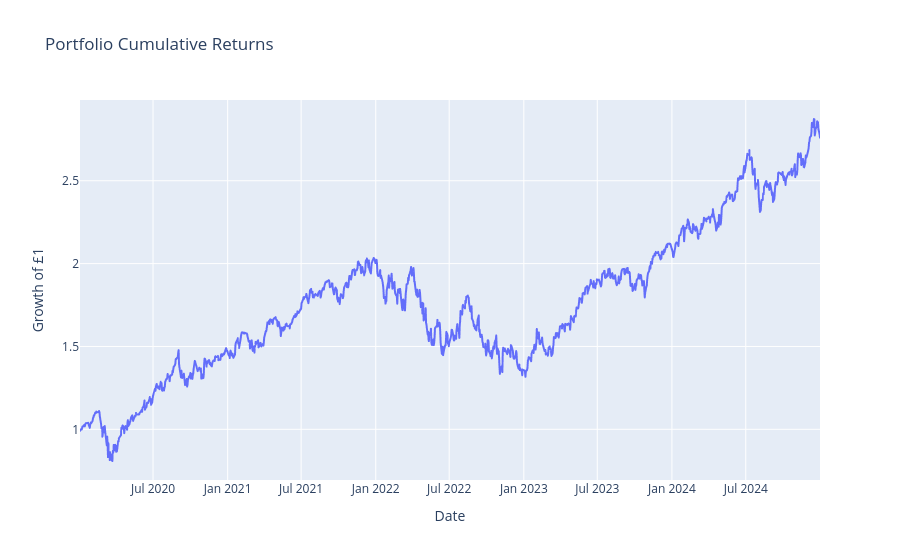

Write notebook code for a chart like this one.
### Code cell
plot_cumulative_returns(cumulative_returns).show()

### Figure 1 — Plotly figure (JSON) as saved in the notebook; plotly's stock layout.template omitted (floating-point values rounded to 4 significant figures; data arrays with more than 128 entries replaced by an {"elided": "..."} marker saying what was removed)
{"data": [{"hovertemplate": "variable=0<br>Date=%{x}<br>Growth of £1=%{y}<extra></extra>", "legendgroup": "0", "line": {"color": "#636efa", "dash": "solid"}, "marker": {"symbol": "circle"}, "mode": "lines", "name": "0", "showlegend": true, "type": "scattergl", "x": {"elided": "1257 str values"}, "xaxis": "x", "y": {"elided": "1257 float values"}, "yaxis": "y"}], "layout": {"legend": {"title": {"text": "variable"}, "tracegroupgap": 0}, "showlegend": false, "title": {"text": "Portfolio Cumulative Returns"}, "xaxis": {"anchor": "y", "domain": [0, 1], "title": {"text": "Date"}}, "yaxis": {"anchor": "x", "domain": [0, 1], "title": {"text": "Growth of £1"}}}}
